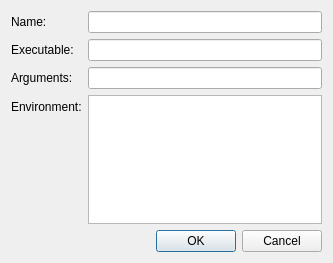
<?xml version="1.0" encoding="UTF-8"?>
<ui version="4.0">
 <class>TestEdit</class>
 <widget class="QDialog" name="TestEdit">
  <property name="geometry">
   <rect>
    <x>0</x>
    <y>0</y>
    <width>333</width>
    <height>263</height>
   </rect>
  </property>
  <property name="windowTitle">
   <string>Test edit</string>
  </property>
  <layout class="QVBoxLayout" name="verticalLayout">
   <item>
    <layout class="QFormLayout" name="formLayout">
     <property name="fieldGrowthPolicy">
      <enum>QFormLayout::AllNonFixedFieldsGrow</enum>
     </property>
     <item row="0" column="0">
      <widget class="QLabel" name="nameLabel">
       <property name="text">
        <string>Name:</string>
       </property>
      </widget>
     </item>
     <item row="0" column="1">
      <widget class="QLineEdit" name="nameLineEdit"/>
     </item>
     <item row="1" column="0">
      <widget class="QLabel" name="executableLabel">
       <property name="text">
        <string>Executable:</string>
       </property>
      </widget>
     </item>
     <item row="1" column="1">
      <widget class="QLineEdit" name="executableLineEdit"/>
     </item>
     <item row="2" column="0">
      <widget class="QLabel" name="argumentsLabel">
       <property name="text">
        <string>Arguments:</string>
       </property>
      </widget>
     </item>
     <item row="2" column="1">
      <widget class="QLineEdit" name="argumentsLineEdit"/>
     </item>
     <item row="3" column="0">
      <widget class="QLabel" name="environmentLabel">
       <property name="text">
        <string>Environment:</string>
       </property>
      </widget>
     </item>
     <item row="3" column="1">
      <widget class="QPlainTextEdit" name="environmentTextEdit"/>
     </item>
    </layout>
   </item>
   <item>
    <widget class="QDialogButtonBox" name="buttonBox">
     <property name="orientation">
      <enum>Qt::Horizontal</enum>
     </property>
     <property name="standardButtons">
      <set>QDialogButtonBox::Cancel|QDialogButtonBox::Ok</set>
     </property>
    </widget>
   </item>
  </layout>
 </widget>
 <resources/>
 <connections>
  <connection>
   <sender>buttonBox</sender>
   <signal>accepted()</signal>
   <receiver>TestEdit</receiver>
   <slot>accept()</slot>
   <hints>
    <hint type="sourcelabel">
     <x>248</x>
     <y>254</y>
    </hint>
    <hint type="destinationlabel">
     <x>157</x>
     <y>274</y>
    </hint>
   </hints>
  </connection>
  <connection>
   <sender>buttonBox</sender>
   <signal>rejected()</signal>
   <receiver>TestEdit</receiver>
   <slot>reject()</slot>
   <hints>
    <hint type="sourcelabel">
     <x>316</x>
     <y>260</y>
    </hint>
    <hint type="destinationlabel">
     <x>286</x>
     <y>274</y>
    </hint>
   </hints>
  </connection>
 </connections>
</ui>
